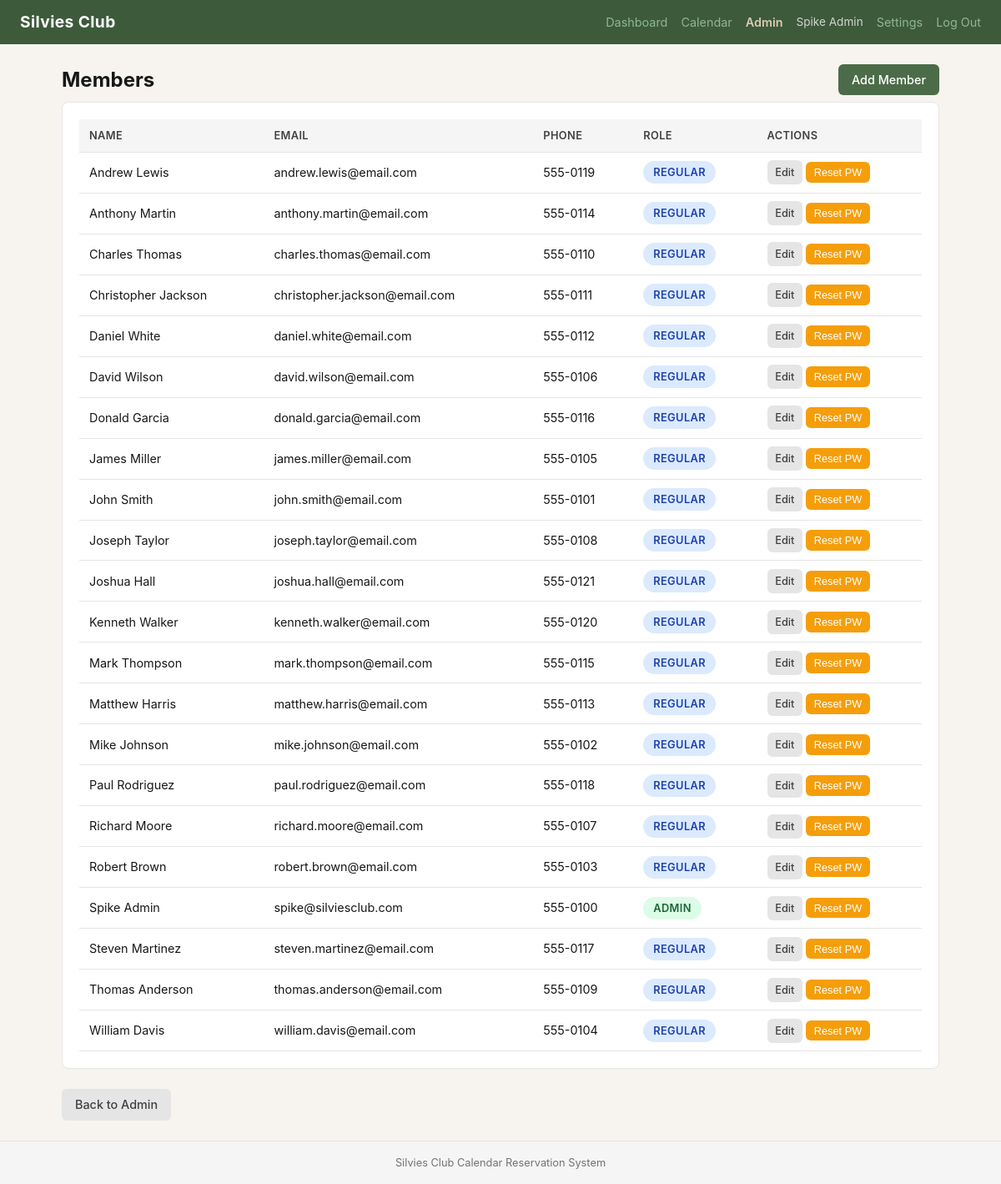
/admin/members (signed in), run on the app's committed database.
### app/models.py (models this page shows, shortened)
class Member(UserMixin, db.Model):
    __tablename__ = 'members'
    id = db.Column(db.Integer, primary_key=True)
    name = db.Column(db.String(100), nullable=False)
    email = db.Column(db.String(120), unique=True, nullable=False)
    phone = db.Column(db.String(20), nullable=True)
    password_hash = db.Column(db.String(256), nullable=False)
    role = db.Column(db.String(20), nullable=False, default=MemberRole.REGULAR)
    is_active_member = db.Column(db.Boolean, default=True)
    created_at = db.Column(db.DateTime, default=datetime.utcnow)
    reservations = db.relationship('Reservation', backref='member', lazy='dynamic')
    draft_entries = db.relationship('DraftOrder', backref='member', lazy='dynamic')
    @property
    def is_admin(self):
        return self.role == MemberRole.ADMIN

### app/routes/admin.py (the view)
@admin_bp.route('/members')
@admin_required
def members():
    all_members = Member.query.order_by(Member.name).all()
    return render_template('admin/members.html', members=all_members)

### app/models.py (called while the page is built)
@login_manager.user_loader
def load_user(user_id):
    return db.session.get(Member, int(user_id))

### app/routes/admin.py (called while the page is built)
def admin_required(f):
    @wraps(f)
    @login_required
    def decorated(*args, **kwargs):
        if not current_user.is_admin:
            abort(403)
        return f(*args, **kwargs)
    return decorated

### app/templates/admin/members.html (shortened to what this page needs)
{% extends "base.html" %}
{% block content %}
<div class="flex-between mb-1">
    <h1 style="font-size: 1.5rem;">Members</h1>
    <a href="{{ url_for('admin.add_member') }}" class="btn btn-primary">Add Member</a>
</div>
<div class="card">
    <div class="table-wrap">
        <table>
            <thead>
                <tr>
                    <th>Name</th>
                    <th>Email</th>
                    <th>Phone</th>
                    <th>Role</th>
                    <th>Actions</th>
                </tr>
            </thead>
            <tbody>
            {% for m in members %}
            <tr>
                <td>{{ m.name }}</td>
                <td>{{ m.email }}</td>
                <td>{{ m.phone or '—' }}</td>
                <td>
                    <span class="phase-badge {% if m.role == 'admin' %}phase-phase1_draft{% elif m.role == 'lifetime' %}phase-phase3_reverse{% else %}phase-phase2_fcfs{% endif %}">
                        {{ m.role | title }}
                    </span>
                </td>
                <td>
                    <a href="{{ url_for('admin.edit_member', member_id=m.id) }}" class="btn btn-secondary btn-sm">Edit</a>
                    <form method="POST" action="{{ url_for('admin.reset_member_password', member_id=m.id) }}"
                          style="display: inline;"
                          onsubmit="return confirm('Reset password for {{ m.name }} to default?');">
                        <button type="submit" class="btn btn-sm" style="background: var(--amber); color: white;">Reset PW</button>
                    </form>
                </td>
            </tr>
            {% endfor %}
            </tbody>
        </table>
    </div>
</div>
<a href="{{ url_for('admin.dashboard') }}" class="btn btn-secondary mt-1">Back to Admin</a>
{% endblock %}

### app/templates/base.html (shortened to what this page needs)
<!DOCTYPE html>
<html lang="en">
<head>
    <link rel="stylesheet" href="{{ url_for('static', filename='css/style.css') }}">
</head>
<body>
    <nav class="navbar">
        <div class="nav-brand">
            <a href="{{ url_for('main.dashboard') }}">Silvies Club</a>
        </div>
        {% if current_user.is_authenticated %}
        <div class="nav-links">
            <a href="{{ url_for('main.dashboard') }}">Dashboard</a>
            <a href="{{ url_for('calendar.view') }}">Calendar</a>
            {% if current_user.is_admin %}
            <a href="{{ url_for('admin.dashboard') }}" class="nav-admin">Admin</a>
            {% endif %}
            <span class="nav-user">{{ current_user.name }}</span>
            <a href="{{ url_for('auth.change_password') }}">Settings</a>
            <a href="{{ url_for('auth.logout') }}">Log Out</a>
        </div>
        {% endif %}
    </nav>
    <main class="container">
        {% block content %}{% endblock %}
    </main>
    <footer class="footer">
        <p>Silvies Club Calendar Reservation System</p>
    </footer>
</body>
</html>

### app/static/css/style.css (style rules this page uses)
:root { --green-dark: #3d5a3b; --green-mid: #4c6c49; --green-light: #90b88d; --green-bg: #e8f0e7; --brown-dark: #5c4a3a; --brown-mid: #8b755f; --brown-light: #baa17d; --sand: #dacbb2; --cream: #f7f4ef; --white: #ffffff; --gray-100: #f5f5f5; --gray-200: #e5e5e5; --gray-300: #d4d4d4; --gray-500: #737373; --gray-700: #404040; --gray-900: #171717; --red: #dc3545; --amber: #f59e0b; --blue: #3b82f6; }
* { box-sizing: border-box; margin: 0; padding: 0; }
body { font-family: -apple-system, BlinkMacSystemFont, 'Segoe UI', Roboto, sans-serif; background: var(--cream); color: var(--gray-900); line-height: 1.5; min-height: 100vh; display: flex; flex-direction: column; }
.navbar { background: var(--green-dark); color: var(--white); padding: 0.75rem 1.5rem; display: flex; justify-content: space-between; align-items: center; flex-wrap: wrap; gap: 0.5rem; }
.nav-brand a { color: var(--white); text-decoration: none; font-size: 1.2rem; font-weight: 700; letter-spacing: 0.02em; }
.nav-links { display: flex; gap: 1rem; align-items: center; flex-wrap: wrap; }
.nav-links a { color: var(--green-light); text-decoration: none; font-size: 0.9rem; }
.nav-admin { color: var(--sand) !important; font-weight: 600; }
.nav-user { color: var(--gray-300); font-size: 0.85rem; }
.container { max-width: 1100px; margin: 0 auto; padding: 1.5rem; flex: 1; width: 100%; }
.card { background: var(--white); border: 1px solid var(--gray-200); border-radius: 8px; padding: 1.25rem; margin-bottom: 1rem; }
.phase-badge { display: inline-block; padding: 0.25rem 0.75rem; border-radius: 20px; font-size: 0.8rem; font-weight: 600; text-transform: uppercase; letter-spacing: 0.03em; }
.phase-phase1_draft { background: #dcfce7; color: #166534; }
.phase-phase2_fcfs { background: #dbeafe; color: #1e40af; }
.btn { display: inline-block; padding: 0.5rem 1rem; border: none; border-radius: 6px; font-size: 0.9rem; font-weight: 500; cursor: pointer; text-decoration: none; text-align: center; transition: background 0.15s; }
.btn-primary { background: var(--green-mid); color: var(--white); }
.btn-secondary { background: var(--gray-200); color: var(--gray-700); }
.btn-sm { padding: 0.3rem 0.6rem; font-size: 0.8rem; }
.table-wrap { overflow-x: auto; }
table { width: 100%; border-collapse: collapse; font-size: 0.9rem; }
th, td { padding: 0.6rem 0.75rem; text-align: left; border-bottom: 1px solid var(--gray-200); }
th { background: var(--gray-100); font-weight: 600; color: var(--gray-700); font-size: 0.8rem; text-transform: uppercase; letter-spacing: 0.03em; }
.mb-1 { margin-bottom: 0.5rem; }
.mt-1 { margin-top: 0.5rem; }
.flex-between { display: flex; justify-content: space-between; align-items: center; }
.footer { background: var(--gray-100); text-align: center; padding: 1rem; color: var(--gray-500); font-size: 0.8rem; border-top: 1px solid var(--gray-200); margin-top: auto; }

### data on the page
Member: name "Spike Admin", email "spike@silviesclub.com", phone "555-0100", role "ADMIN"
Member: name "Andrew Lewis", email "andrew.lewis@email.com", phone "555-0119", role "REGULAR"
Member: name "Anthony Martin", email "anthony.martin@email.com", phone "555-0114", role "REGULAR"
Member: name "Charles Thomas", email "charles.thomas@email.com", phone "555-0110", role "REGULAR"
Member: name "Christopher Jackson", email "christopher.jackson@email.com", phone "555-0111", role "REGULAR"
Member: name "Daniel White", email "daniel.white@email.com", phone "555-0112", role "REGULAR"
Member: name "David Wilson", email "david.wilson@email.com", phone "555-0106", role "REGULAR"
Member: name "Donald Garcia", email "donald.garcia@email.com", phone "555-0116", role "REGULAR"
Member: name "James Miller", email "james.miller@email.com", phone "555-0105", role "REGULAR"
Member: name "John Smith", email "john.smith@email.com", phone "555-0101", role "REGULAR"
Member: name "Joseph Taylor", email "joseph.taylor@email.com", phone "555-0108", role "REGULAR"
Member: name "Joshua Hall", email "joshua.hall@email.com", phone "555-0121", role "REGULAR"
Member: name "Kenneth Walker", email "kenneth.walker@email.com", phone "555-0120", role "REGULAR"
Member: name "Mark Thompson", email "mark.thompson@email.com", phone "555-0115", role "REGULAR"
Member: name "Matthew Harris", email "matthew.harris@email.com", phone "555-0113", role "REGULAR"
Member: name "Mike Johnson", email "mike.johnson@email.com", phone "555-0102", role "REGULAR"
Member: name "Paul Rodriguez", email "paul.rodriguez@email.com", phone "555-0118", role "REGULAR"
Member: name "Richard Moore", email "richard.moore@email.com", phone "555-0107", role "REGULAR"
Member: name "Robert Brown", email "robert.brown@email.com", phone "555-0103", role "REGULAR"
Member: name "Steven Martinez", email "steven.martinez@email.com", phone "555-0117", role "REGULAR"
Member: name "Thomas Anderson", email "thomas.anderson@email.com", phone "555-0109", role "REGULAR"
Member: name "William Davis", email "william.davis@email.com", phone "555-0104", role "REGULAR"
